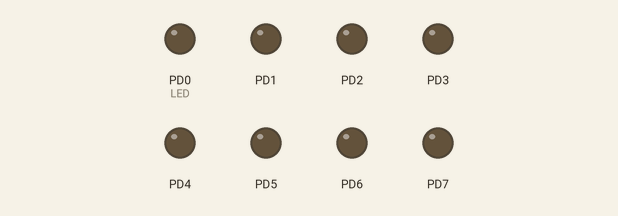
The program below on a simulated ATmega328P, built with avr-gcc and emulated at 16 MHz. Shown: output pins drawn as LEDs (lit = HIGH).

Above: at 1.5 s.
At 5.34 s:
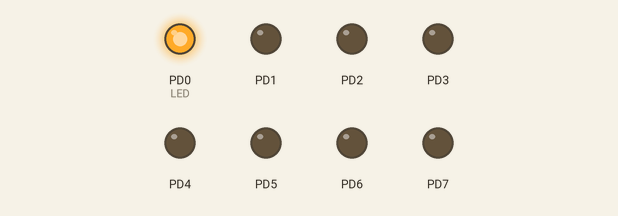
Timing chart, 0 to 5.6 s (numbered marks = the images above):
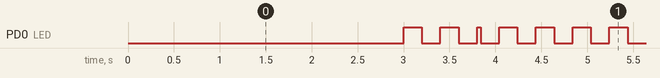

The program:

main.c
```c
/*
 * ARBKVS_Aufgabe3.c
 *
 * Created: 15.11.2022 14:55:24
 * Author : Ahmed
 */

#include <avr/io.h>

#define F_CPU 16000000UL
#include <avr/interrupt.h>

#define LED PIND0

volatile uint32_t systemClk = 0;				// Volatile -> Der Compiler darf keine Optimierung/Veränderung an dieser Variable vornehmen. (Code mit Variable)

void einrichten_Timer0()
{
	TCCR0A = (1 << WGM01);						// Wir aktivieren den CTC Modus (Clear Timer on Compare Match | Setzt Zähler auf 0 zurück) des Timers/des Counter 0 Control Register A.
	TCCR0B |= (1 << CS01) | (1 << CS00);		// Wir setzen den Prescaler auf den Wert 64. Dieser teilt den Systemtakt durch einen festen Wert, weil 16MHz zu schnell für viele Programme.
	OCR0A = 249;								// Wir legen den Wert fest, an dem der Output Comparison Register A für den Timer0 ein Interrupt generieren soll, wenn der Timer Counter und OCR0A gleich sind.
	// CPU Frequenz -> 16000000Hz | 1000Hz (= 1ms Periodendauer) | Prescaler -> 64
	// OCR = F_CLK / (F_TimerInterrupt x Prescaler) - 1
	// OCR = 16000000 / (1000 x 64) - 1 = 249 -> Muss in OCR0A geschrieben werden

	TIMSK0 = (1 << OCIE0A);						// Aktivieren den "Timer 1 Output Compare A Match Interrupt". Also den Interrupt bei dem Timer.
}

ISR(TIMER0_COMPA_vect)
{
	systemClk++;								// Wir lassen den Timer/Counter einfach hochzählen.
}

void waitFor(uint32_t ms)
{
	uint32_t currentTime = systemClk + ms;		// Wir berrechnet den Zeitpunkt, auf den wir warten möchten.

	if (currentTime < systemClk)				// Abfrage ob ein Overflow passiert ist.
	{
		systemClk = 0;
		while (systemClk < ms)
		{}
	}

	while (systemClk < currentTime)				// Wir warten für ms Sekunden. Bis dahin einfach nichts machen.
	{}


	/*if ((systemClk + ms) > OCR0A)
	{
		systemClk = 0;
		while (systemClk < ms)
		{}
	}
	else
	{
		while (systemClk < currentTime)
		{}
	}*/

}

void waitUntil(uint32_t ms)
{
	while (systemClk <= ms)						// Warten bis der Timer bei ms Sekunden angekommen ist. Bis dahin einfach nichts machen.
	{

	}
}

int main(void)
{
	/* Replace with your application code */

	DDRD = 0xff;								// Wir setzen das Data direction register D als Ausgang.
	PORTD = 0x00;
	einrichten_Timer0();
	sei();										// Wir aktiveren den global Interrupt.

	waitUntil(3000);							// Wir warten 3 Sekunden, bevor dir die LED blinken lassen.
	PORTD |= (1 << LED);						// Wir setzen das Bit für die LED.
	while (1)
	{
		waitFor(200);							// Wir warten für ca. 1ms, bevor wir weiter machen.
		PORTD ^= (1 << LED);					// Wir schalten die LED um.
	}
}

/*
a)
Siehe Kommentar oben, Zeile 15.

b)
Der Zähler läuft über bei systemClk = 2^32-1. Weil dieser 32 bit ist.
Also nach ca. 50 Tagen würde man den Overflow erreichen.

c)
Einfach eine Abfrage einfügen, siehe oben Zeile 38.

d)
Eventuell den OCR0A und/oder den Prescaler?
*/
```

Measured:
- by itself, PD0 (LED): moves between LOW and HIGH, repeating every 4.2 s
- by itself, everything shown: repeats every 6.2 s, in 30 steps
